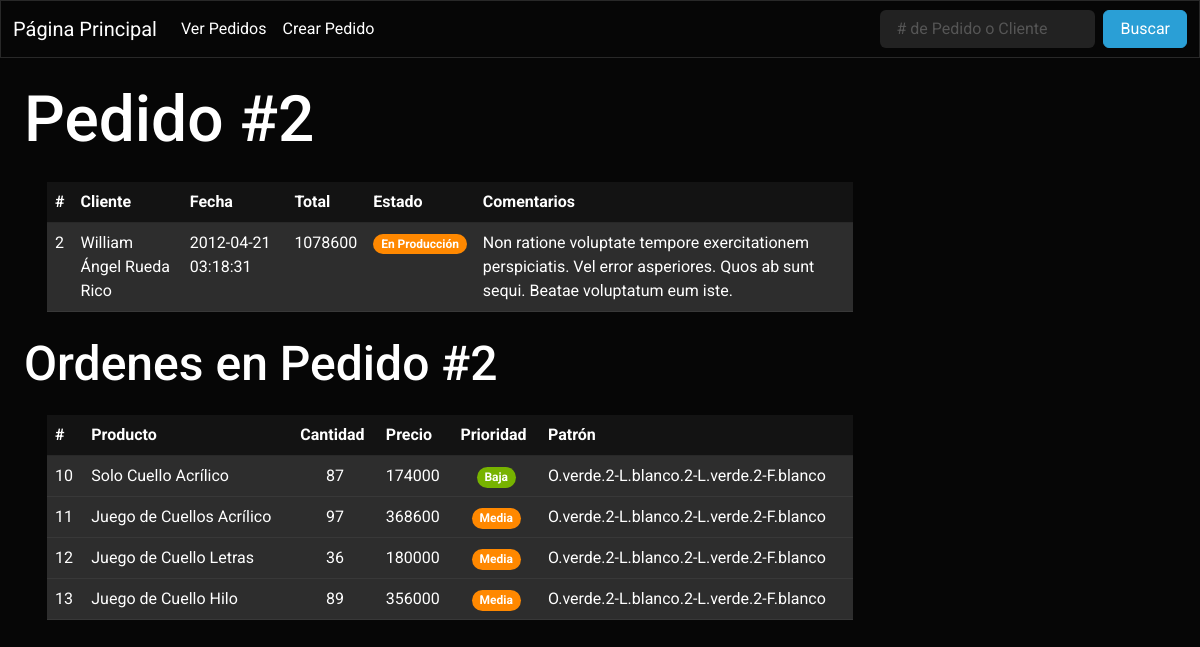
Page /pedidos/2 on the committed database.
### tables this page shows
CREATE TABLE "Pedidos" (
	"id"	INTEGER NOT NULL UNIQUE,
	"cliente"	TEXT NOT NULL,
	"fecha"	TEXT NOT NULL,
	"total"	NUMERIC NOT NULL DEFAULT 0,
	"estado"	TEXT NOT NULL DEFAULT 'Pendiente',
	"comentarios"	TEXT,
	PRIMARY KEY("id" AUTOINCREMENT)
);

CREATE TABLE "Ordenes" (
	"id"	INTEGER NOT NULL UNIQUE,
	"id_Pedidos"	INTEGER NOT NULL,
	"producto"	TEXT NOT NULL,
	"cantidad"	INTEGER NOT NULL,
	"precio"	NUMERIC NOT NULL,
	"prioridad" TEXT NOT NULL DEFAULT 'Baja',
	"patron"	TEXT NOT NULL,
	PRIMARY KEY("id" AUTOINCREMENT),
	FOREIGN KEY("id_Pedidos") REFERENCES "Pedidos"("id")
);

### app.py (the view)
@app.route('/pedidos/<id>') # Ruta que muestra un pedido en específico.
def verPedido(id): # El argumento es el id del caso a mostrar.
    pedido = consultarDato(f'SELECT * FROM Pedidos WHERE id = {id}') # Ejecutar una solicitud SQL, guardar el resultado en una variable.
    if pedido: # Sí la consulta arroja resultados.
        datos = { # Datos a mostrar en la página.
            'pestaña': f'Pedido #{id}',
            'titulo': f'Pedido #{id}',
            'pedido': consultarDato(f'SELECT * FROM Pedidos WHERE id = {id}'),
            'ordenes': consultarQuery(f'SELECT * FROM Ordenes WHERE id_Pedidos = {id}')
            }
        return render_template('pedido.html', datos=datos) # Devuelve la plantilla html y una variable con el pedido.
    else: # Sí la consulta no arroja resultados.
        flash(['No se encontraron pedidos con el #', f'{id}'], 'Rojo') # Se envía un mensaje, la categoría del mensaje y un dato a la próxima página en mostrarse.
        return redirect(url_for('pedidos')) # Se redirige al usuario a la ruta '/pedidos'.

### app.py (called while the page is built)
def crearCursor(database): # Genera un objeto cursor a traves de una base de datos.
    conn = None
    try: # Intenta conectarse a la base de datos.
        conn = sql.connect(database) # Establece conexión con la base de datos, y en caso de no existir, la crea.
    except sql.Error as error: # En caso de no lograr conectar a la DB mostrará el error por pantalla.
        print(error)
    finally: # En caso de lograr conectar, generará el objeto cursor y lo devolverá a traves de return.
        if conn:
            cursor = conn.cursor()
            return cursor, conn # Devuelve el objeto cursor y el objeto conn para cerrar la conexión a la base de datos al final.

def consultarQuery(query): # Función que realiza una consulta tomando como argumento una query SQL.
    cursor, conn = crearCursor(database) # Creando cursor y conexión con la base de datos.
    cursor.execute(query) # Ejecutar una solicitud con el cursor.
    respuesta = cursor.fetchall() # Se vuelcan los datos en una variable.
    conn.commit() # Aplicar cambios.
    conn.close() # Cerrar conexión.
    return respuesta # Se devuelven los datos recolectados.

def consultarDato(query): # Función que realiza una consulta tomando como argumento una query SQL.
    cursor, conn = crearCursor(database) # Creando cursor y conexión con la base de datos.
    cursor.execute(query) # Ejecutar una solicitud con el cursor.
    respuesta = cursor.fetchone() # Se vuelcan el dato en una variable.
    conn.commit() # Aplicar cambios.
    conn.close() # Cerrar conexión.
    return respuesta # Se devuelven los datos recolectados.

### templates/pedido.html (shortened to what this page needs)
{% extends "navbar.html" %}
{% block content %}
<div id="pagina">
    <h1>{{ datos['titulo'] }}</h1>
    <table class="table table-hover" id="tabla">
        <thead>
            <tr>
                <th scope="col">#</th>
                <th scope="col">Cliente</th>
                <th scope="col">Fecha</th>
                <th scope="col">Total</th>
                <th scope="col">Estado</th>
                <th scope="col">Comentarios</th>
            </tr>
        </thead>
        <tbody>
            <tr class="table-light">
                <td>{{ datos['pedido'][0] }}</td>
                <td>{{ datos['pedido'][1] }}</td>
                <td>{{ datos['pedido'][2] }}</td>
                <td>{{ datos['pedido'][3] }}</td>
                {% if datos['pedido'][4] == 'Pendiente': %}
                <td class="text-center"><span class="badge rounded-pill bg-danger">{{ datos['pedido'][4] }}</span></td>
                {% elif datos['pedido'][4] == 'En Producción': %}
                <td class="text-center"><span class="badge rounded-pill bg-warning">{{ datos['pedido'][4] }}</span></td>
                {% elif datos['pedido'][4] == 'Terminado': %}
                <td class="text-center"><span class="badge rounded-pill bg-primary">{{ datos['pedido'][4] }}</span></td>
                {% elif datos['pedido'][4] == 'Entregado': %}
                <td class="text-center"><span class="badge rounded-pill bg-success">{{ datos['pedido'][4] }}</span></td>
                {% else: %}
                <td class="text-center"><span class="badge rounded-pill bg-dark">{{ datos['pedido'][4] }}</span></td>
                {% endif %}
                <td>{{ datos['pedido'][5] }}</td>
        </tbody>
    </table>
    <h2>Ordenes en {{ datos['titulo'] }}</h2>
    <table class="table table-hover" id="tabla">
        <thead>
            <tr>
                <th scope="col">#</th>
                <th scope="col">Producto</th>
                <th scope="col">Cantidad</th>
                <th scope="col">Precio</th>
                <th scope="col">Prioridad</th>
                <th scope="col">Patrón</th>
            </tr>
        </thead>
        <tbody>
            {% for orden in datos['ordenes'] %}
            <tr class="table-light">
                <td>{{ orden[0] }}</td>
                <td>{{ orden[2] }}</td>
                <td class="text-center">{{ orden[3] }}</td>
                <td>{{ orden[4] }}</td>
                {% if orden[5] == 'Alta': %}
                <td class="text-center"><span class="badge rounded-pill bg-danger">{{ orden[5] }}</span></td>
                {% elif orden[5] == 'Media': %}
                <td class="text-center"><span class="badge rounded-pill bg-warning">{{ orden[5] }}</span></td>
                {% elif orden[5] == 'Baja': %}
                <td class="text-center"><span class="badge rounded-pill bg-success">{{ orden[5] }}</span></td>
                {% else: %}
                <td class="text-center"><span class="badge rounded-pill bg-dark">{{ orden[5] }}</span></td>
                {% endif %}
                <td>{{ orden[6] }}</td>
            </tr>
            {% endfor %}
        </tbody>
    </table>
</div>
{% endblock %}

### static/css/main.css (style rules this page uses)
body { font-family: system-ui, -apple-system, BlinkMacSystemFont, 'Segoe UI', Roboto, Oxygen, Ubuntu, Cantarell, 'Open Sans', 'Helvetica Neue', sans-serif; background-color: black; color: white; }
#pagina { margin: 2%; }
#tabla { margin: 2%; max-width: 70%; }

### rows in the picture
Pedidos: id "2", cliente "William Ángel Rueda Rico", fecha "2012-04-21 03:18:31", total "1078600", estado "En Producción", comentarios "Non ratione voluptate tempore exercitationem perspiciatis. Vel error asperiores. Quos ab sunt sequi. Beatae voluptatum eum iste."
Ordenes: id "10", producto "Solo Cuello Acrílico", cantidad "87", precio "174000", prioridad "Baja", patron "O.verde.2-L.blanco.2-L.verde.2-F.blanco"
Ordenes: id "11", producto "Juego de Cuellos Acrílico", cantidad "97", precio "368600", prioridad "Media", patron "O.verde.2-L.blanco.2-L.verde.2-F.blanco"
Ordenes: id "12", producto "Juego de Cuello Letras", cantidad "36", precio "180000", prioridad "Media", patron "O.verde.2-L.blanco.2-L.verde.2-F.blanco"
Ordenes: id "13", producto "Juego de Cuello Hilo", cantidad "89", precio "356000", prioridad "Media", patron "O.verde.2-L.blanco.2-L.verde.2-F.blanco"

### other values in the picture
{{ datos['titulo'] }} "Pedido #2"
